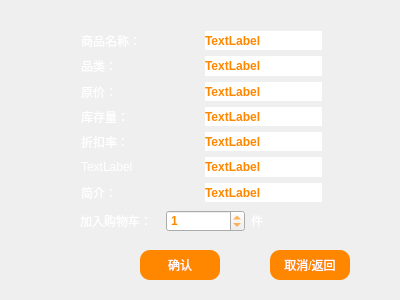
<?xml version="1.0" encoding="UTF-8"?>
<ui version="4.0">
 <class>addToCartDialog</class>
 <widget class="QDialog" name="addToCartDialog">
  <property name="geometry">
   <rect>
    <x>0</x>
    <y>0</y>
    <width>400</width>
    <height>300</height>
   </rect>
  </property>
  <property name="windowTitle">
   <string>Dialog</string>
  </property>
  <property name="styleSheet">
   <string notr="true">#addToCartDialog{
border-image:url(:/icon/icon/timg.jpg);
}
#addToCartDialog *{
border-image:url();
}</string>
  </property>
  <widget class="QPushButton" name="returnButton">
   <property name="geometry">
    <rect>
     <x>270</x>
     <y>250</y>
     <width>80</width>
     <height>30</height>
    </rect>
   </property>
   <property name="styleSheet">
    <string notr="true">color: white;
background-color: rgb(255, 135, 0);
border-style: outset;
padding: 6px;
border-radius: 10px;</string>
   </property>
   <property name="text">
    <string>取消/返回</string>
   </property>
  </widget>
  <widget class="QPushButton" name="addConfirmButton">
   <property name="geometry">
    <rect>
     <x>140</x>
     <y>250</y>
     <width>80</width>
     <height>30</height>
    </rect>
   </property>
   <property name="styleSheet">
    <string notr="true">color: white;
background-color: rgb(255, 135, 0);
border-style: outset;
padding: 6px;
border-radius: 10px;</string>
   </property>
   <property name="text">
    <string>确认</string>
   </property>
  </widget>
  <widget class="QWidget" name="layoutWidget">
   <property name="geometry">
    <rect>
     <x>80</x>
     <y>210</y>
     <width>251</width>
     <height>22</height>
    </rect>
   </property>
   <layout class="QHBoxLayout" name="horizontalLayout_7">
    <item>
     <widget class="QLabel" name="label_13">
      <property name="styleSheet">
       <string notr="true">color:white;</string>
      </property>
      <property name="text">
       <string>加入购物车：</string>
      </property>
     </widget>
    </item>
    <item>
     <widget class="QSpinBox" name="quantitySpinBox">
      <property name="font">
       <font>
        <weight>75</weight>
        <bold>true</bold>
       </font>
      </property>
      <property name="styleSheet">
       <string notr="true">color: rgb(255, 135, 0);</string>
      </property>
      <property name="maximum">
       <number>1000</number>
      </property>
      <property name="value">
       <number>1</number>
      </property>
     </widget>
    </item>
    <item>
     <widget class="QLabel" name="label_14">
      <property name="styleSheet">
       <string notr="true">color:white;</string>
      </property>
      <property name="text">
       <string>件</string>
      </property>
     </widget>
    </item>
   </layout>
  </widget>
  <widget class="QWidget" name="layoutWidget1">
   <property name="geometry">
    <rect>
     <x>81</x>
     <y>31</y>
     <width>241</width>
     <height>171</height>
    </rect>
   </property>
   <layout class="QGridLayout" name="gridLayout">
    <item row="0" column="0">
     <layout class="QHBoxLayout" name="horizontalLayout">
      <item>
       <widget class="QLabel" name="label">
        <property name="styleSheet">
         <string notr="true">color:white;</string>
        </property>
        <property name="text">
         <string>商品名称：</string>
        </property>
       </widget>
      </item>
      <item>
       <widget class="QLabel" name="nameLabel">
        <property name="font">
         <font>
          <weight>75</weight>
          <bold>true</bold>
         </font>
        </property>
        <property name="styleSheet">
         <string notr="true">color: rgb(255, 135, 0);
background:white;</string>
        </property>
        <property name="text">
         <string>TextLabel</string>
        </property>
       </widget>
      </item>
     </layout>
    </item>
    <item row="1" column="0">
     <layout class="QHBoxLayout" name="horizontalLayout_2">
      <item>
       <widget class="QLabel" name="label_3">
        <property name="styleSheet">
         <string notr="true">color:white;</string>
        </property>
        <property name="text">
         <string>品类：</string>
        </property>
       </widget>
      </item>
      <item>
       <widget class="QLabel" name="typeLabel">
        <property name="font">
         <font>
          <weight>75</weight>
          <bold>true</bold>
         </font>
        </property>
        <property name="styleSheet">
         <string notr="true">color: rgb(255, 135, 0);
background:white;</string>
        </property>
        <property name="text">
         <string>TextLabel</string>
        </property>
       </widget>
      </item>
     </layout>
    </item>
    <item row="2" column="0">
     <layout class="QHBoxLayout" name="horizontalLayout_3">
      <item>
       <widget class="QLabel" name="label_5">
        <property name="styleSheet">
         <string notr="true">color:white;</string>
        </property>
        <property name="text">
         <string>原价：</string>
        </property>
       </widget>
      </item>
      <item>
       <widget class="QLabel" name="oriPriceLabel">
        <property name="font">
         <font>
          <weight>75</weight>
          <bold>true</bold>
         </font>
        </property>
        <property name="styleSheet">
         <string notr="true">color: rgb(255, 135, 0);
background:white;</string>
        </property>
        <property name="text">
         <string>TextLabel</string>
        </property>
       </widget>
      </item>
     </layout>
    </item>
    <item row="3" column="0">
     <layout class="QHBoxLayout" name="horizontalLayout_4">
      <item>
       <widget class="QLabel" name="label_7">
        <property name="styleSheet">
         <string notr="true">color:white;</string>
        </property>
        <property name="text">
         <string>库存量：</string>
        </property>
       </widget>
      </item>
      <item>
       <widget class="QLabel" name="inventoryLabel">
        <property name="font">
         <font>
          <weight>75</weight>
          <bold>true</bold>
         </font>
        </property>
        <property name="styleSheet">
         <string notr="true">color: rgb(255, 135, 0);
background:white;</string>
        </property>
        <property name="text">
         <string>TextLabel</string>
        </property>
       </widget>
      </item>
     </layout>
    </item>
    <item row="4" column="0">
     <layout class="QHBoxLayout" name="horizontalLayout_5">
      <item>
       <widget class="QLabel" name="label_9">
        <property name="styleSheet">
         <string notr="true">color:white;</string>
        </property>
        <property name="text">
         <string>折扣率：</string>
        </property>
       </widget>
      </item>
      <item>
       <widget class="QLabel" name="rateLabel">
        <property name="font">
         <font>
          <weight>75</weight>
          <bold>true</bold>
         </font>
        </property>
        <property name="styleSheet">
         <string notr="true">color: rgb(255, 135, 0);
background:white;</string>
        </property>
        <property name="text">
         <string>TextLabel</string>
        </property>
       </widget>
      </item>
     </layout>
    </item>
    <item row="5" column="0">
     <layout class="QHBoxLayout" name="horizontalLayout_8">
      <item>
       <widget class="QLabel" name="otherLabel">
        <property name="styleSheet">
         <string notr="true">color:white;</string>
        </property>
        <property name="text">
         <string>TextLabel</string>
        </property>
       </widget>
      </item>
      <item>
       <widget class="QLabel" name="otherValueLabel">
        <property name="font">
         <font>
          <weight>75</weight>
          <bold>true</bold>
         </font>
        </property>
        <property name="styleSheet">
         <string notr="true">color: rgb(255, 135, 0);
background:white;</string>
        </property>
        <property name="text">
         <string>TextLabel</string>
        </property>
       </widget>
      </item>
     </layout>
    </item>
    <item row="6" column="0">
     <layout class="QHBoxLayout" name="horizontalLayout_6">
      <item>
       <widget class="QLabel" name="label_11">
        <property name="styleSheet">
         <string notr="true">color:white;</string>
        </property>
        <property name="text">
         <string>简介：</string>
        </property>
       </widget>
      </item>
      <item>
       <widget class="QLabel" name="descriptionLabel">
        <property name="font">
         <font>
          <weight>75</weight>
          <bold>true</bold>
         </font>
        </property>
        <property name="styleSheet">
         <string notr="true">color: rgb(255, 135, 0);
background:white;</string>
        </property>
        <property name="text">
         <string>TextLabel</string>
        </property>
       </widget>
      </item>
     </layout>
    </item>
   </layout>
  </widget>
 </widget>
 <resources/>
 <connections/>
</ui>
